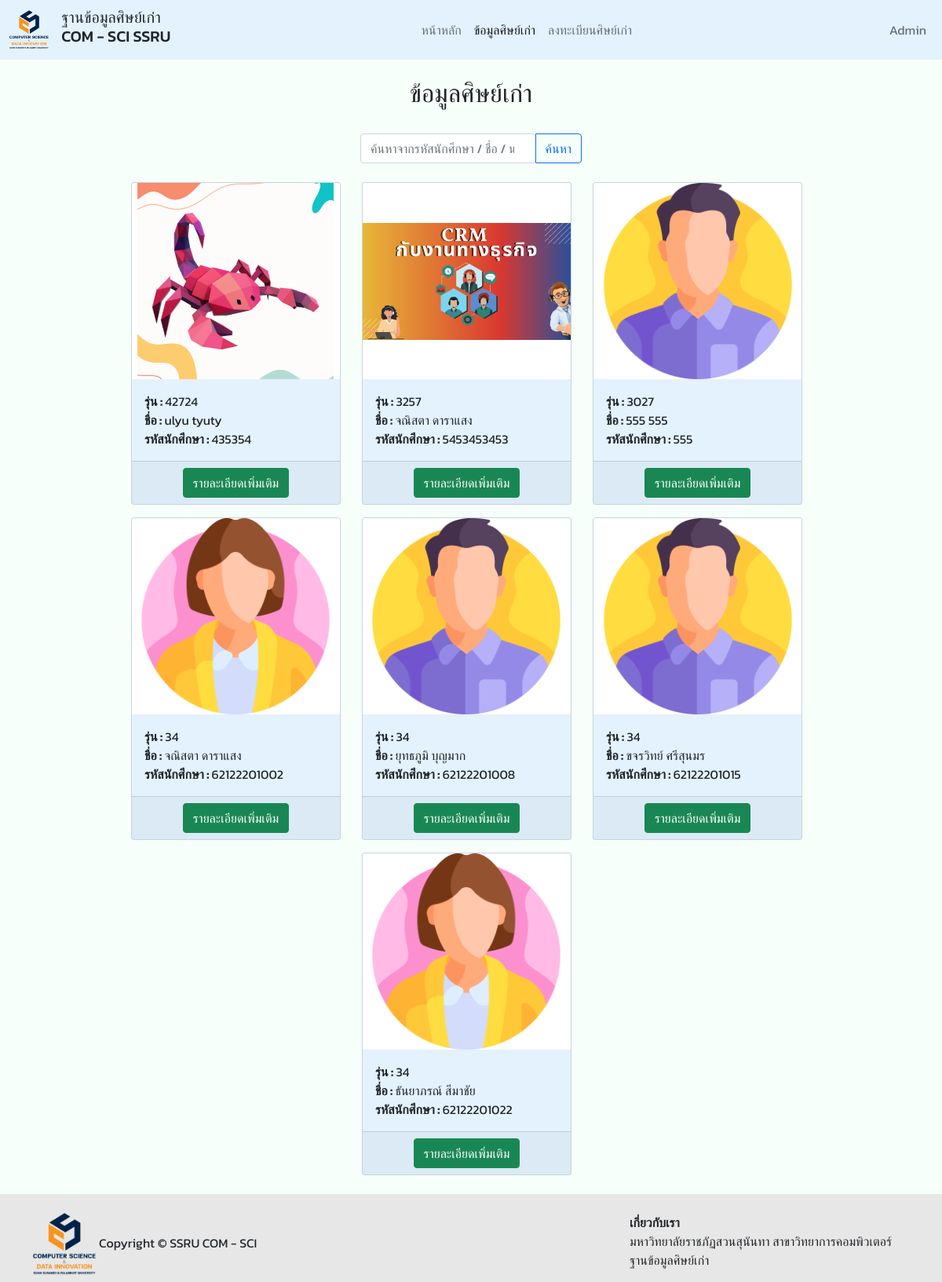
Screenshot of /alumni_info.php with the database file from the repository.
### tables this page shows
CREATE TABLE `tb_alumni` (
  `alumni_id` varchar(11) NOT NULL,
  `alumni_year_in` int(11) NOT NULL,
  `alumni_year_out` int(11) NOT NULL,
  `alumni_prefix` varchar(20) NOT NULL,
  `alumni_firstname` varchar(20) DEFAULT NULL,
  `alumni_lastname` varchar(20) DEFAULT NULL,
  `alumni_birthday` date DEFAULT NULL,
  `alumni_email` varchar(100) DEFAULT NULL,
  `alumni_phone` varchar(10) DEFAULT NULL,
  `alumni_address` varchar(255) DEFAULT NULL,
  `alumni_idcard` varchar(13) DEFAULT NULL,
  `alumni_comment` text DEFAULT NULL,
  `alumni_status` int(1) DEFAULT 0,
  `alumni_sex` varchar(6) NOT NULL,
  `alumni_img` varchar(255) NOT NULL
);

### alumni_info.php (the view, shortened to what this page needs)
<?php
include 'connection.php';
?>
<!DOCTYPE html>
<html lang="en">
<head>
  <link href="https://cdn.jsdelivr.net/npm/bootstrap@5.1.1/dist/css/bootstrap.min.css" rel="stylesheet" />
</head>
<body class="d-flex flex-column min-vh-100" style="background-color: #f6fff9">
  <nav class="navbar sticky-top navbar-expand-lg navbar-light" style="background-color: #e3f2fd;">
    <div class="container-fluid">
      <a class="navbar-brand" href="index.php">
        <img src="images/logo2.png" height="50" alt="logo" />
      </a>
      <h5>ฐานข้อมูลศิษย์เก่า
        <br> COM - SCI SSRU
      </h5>
      <div class="collapse navbar-collapse" id="navbarSupportedContent">
        <ul class="navbar-nav m-auto mb-2 mb-lg-0">
          <li class="nav-item">
            <a class="nav-link " aria-current="page" href="index.php">หน้าหลัก</a>
          </li>
          <li class="nav-item">
            <a class="nav-link active" href="alumni_info.php">ข้อมูลศิษย์เก่า</a>
          </li>
          <li class="nav-item">
            <a class="nav-link " href="register_page.php">ลงทะเบียนศิษย์เก่า</a>
          </li>
        </ul>
        <div class="row">
          <div class="col align-self-end">
            <ul class="navbar-nav m-auto mb-2 mb-lg-0">
              <li class="nav-item">
                <a class="nav-link" href="login.php">Admin</a>
              </li>
            </ul>
          </div>
        </div>
      </div>
    </div>
  </nav>
  <br />
  <h2 align="center">ข้อมูลศิษย์เก่า</h2>
  <br />
  <div class="row justify-content-center">
    <div class="col-md-3">
      <div class="text-center">
        <form action="alumni_info.php" method="post">
          <div class="input-group">
            <input type="search" name="valueToSearch" class="form-control rounded" placeholder="ค้นหาจากรหัสนักศึกษา / ชื่อ / นามสกุล" aria-label="Search" aria-describedby="search-addon" value="<?php if (isset($_POST['search'])) {echo $_POST['valueToSearch'];} ?>" />
            <button type="submit" name="search" class="btn btn-outline-primary">ค้นหา</button>
          </div>
        </form>
      </div>
    </div>
  </div>
  <br />
  <div class="container">
    <div class="row row-cols-1 row-cols-xs-1 row-cols-md-5 g-3 justify-content-md-center">
      <?php
      if (isset($_POST['search'])) {
        $valueToSearch = $_POST['valueToSearch'];
        $sql = $conn->prepare("SELECT alumni_id, alumni_sex, alumni_status, alumni_firstname, alumni_lastname, alumni_img, alumni_year_in FROM tb_alumni WHERE CONCAT(`alumni_id`, `alumni_firstname`, `alumni_lastname`) like '%$valueToSearch%'");
      } else {
        $sql = $conn->prepare("SELECT alumni_id, alumni_sex, alumni_status, alumni_firstname, alumni_lastname, alumni_img, alumni_year_in FROM tb_alumni");
      }
      $sql->execute();
      $publisher = $sql->fetchAll(PDO::FETCH_ASSOC);
      foreach ($publisher as $sql) {
        if ($sql["alumni_status"] == 1) {
          $alumni_gen = $sql["alumni_year_in"]-2529+1;
      ?>
          <div class="col-md-3">
            <div class="card text-dark" style="background-color: #e3f2fd;">
              <img class="card-img-top bg-white" src="<?php
                                                      if ($sql["alumni_img"] == "") {
                                                        if ($sql["alumni_sex"] == "ชาย") {
                                                          echo "images/man.png";
                                                        } else {
                                                          echo "images/woman.png";
                                                        }
                                                      }
                                                      else {
                                                        echo $sql["alumni_img"];
                                                      } ?>" width="250" height="250" style="object-fit: contain;" />
              <div class="card-body">
                <p class="card-text">
                  <strong>รุ่น : </strong> <?php echo $alumni_gen ?><br />
                  <strong>ชื่อ : </strong> <?php echo $sql["alumni_firstname"] ?> <?php echo $sql["alumni_lastname"] ?><br />
                  <strong>รหัสนักศึกษา : </strong> <?php echo $sql["alumni_id"] ?>
                </p>
              </div>
              <div class="card-footer text-muted text-center">
                <button type="button" class="btn btn-success" data-bs-toggle="modal" data-bs-target="#v<?php echo $sql["alumni_id"] ?>">รายละเอียดเพิ่มเติม</button>
              </div>
            </div>
          </div>
      <?php }
      } ?>
    </div>
  </div>
  <br>
</body>
<footer class="mt-auto" style="background-color: #e7e7e7">
  <div class="container"><br>
    <div class="row">
      <div class="col">
        <img src="images/logo2.png" height="80" alt="" />
        Copyright &copy; SSRU COM - SCI
      </div>
      <div class="col"></div>
      <div class="col">
        <p>
          <strong>เกี่ยวกับเรา</strong> <br />
          มหาวิทยาลัยราชภัฏสวนสุนันทา สาขาวิทยาการคอมพิวเตอร์ <br />
          ฐานข้อมูลศิษย์เก่า
        </p>
      </div>
    </div>
  </div>
</footer>
</html>

### alumni_info.php (style rules this page uses)
* { font-family: "Kanit", sans-serif; }

### rows the page displays
tb_alumni: alumni_img (picture), alumni_year_in "42724", alumni_firstname "ulyu", alumni_lastname "tyuty", alumni_id "435354"
tb_alumni: alumni_img (picture), alumni_year_in "3257", alumni_firstname "จณิสตา", alumni_lastname "ดาราแสง", alumni_id "5453453453"
tb_alumni: alumni_status 1 (drawn), alumni_year_in "3027", alumni_firstname "555", alumni_lastname "555", alumni_id "555"
tb_alumni: alumni_status 1 (drawn), alumni_year_in "34", alumni_firstname "จณิสตา", alumni_lastname "ดาราแสง", alumni_id "62122201002"
tb_alumni: alumni_status 1 (drawn), alumni_year_in "34", alumni_firstname "ยุทธภูมิ", alumni_lastname "บุญมาก", alumni_id "62122201008"
tb_alumni: alumni_status 1 (drawn), alumni_year_in "34", alumni_firstname "ขจรวิทย์", alumni_lastname "ศรีสุนมร", alumni_id "62122201015"
tb_alumni: alumni_status 1 (drawn), alumni_year_in "34", alumni_firstname "ธันยาภรณ์", alumni_lastname "สีมาชัย", alumni_id "62122201022"
